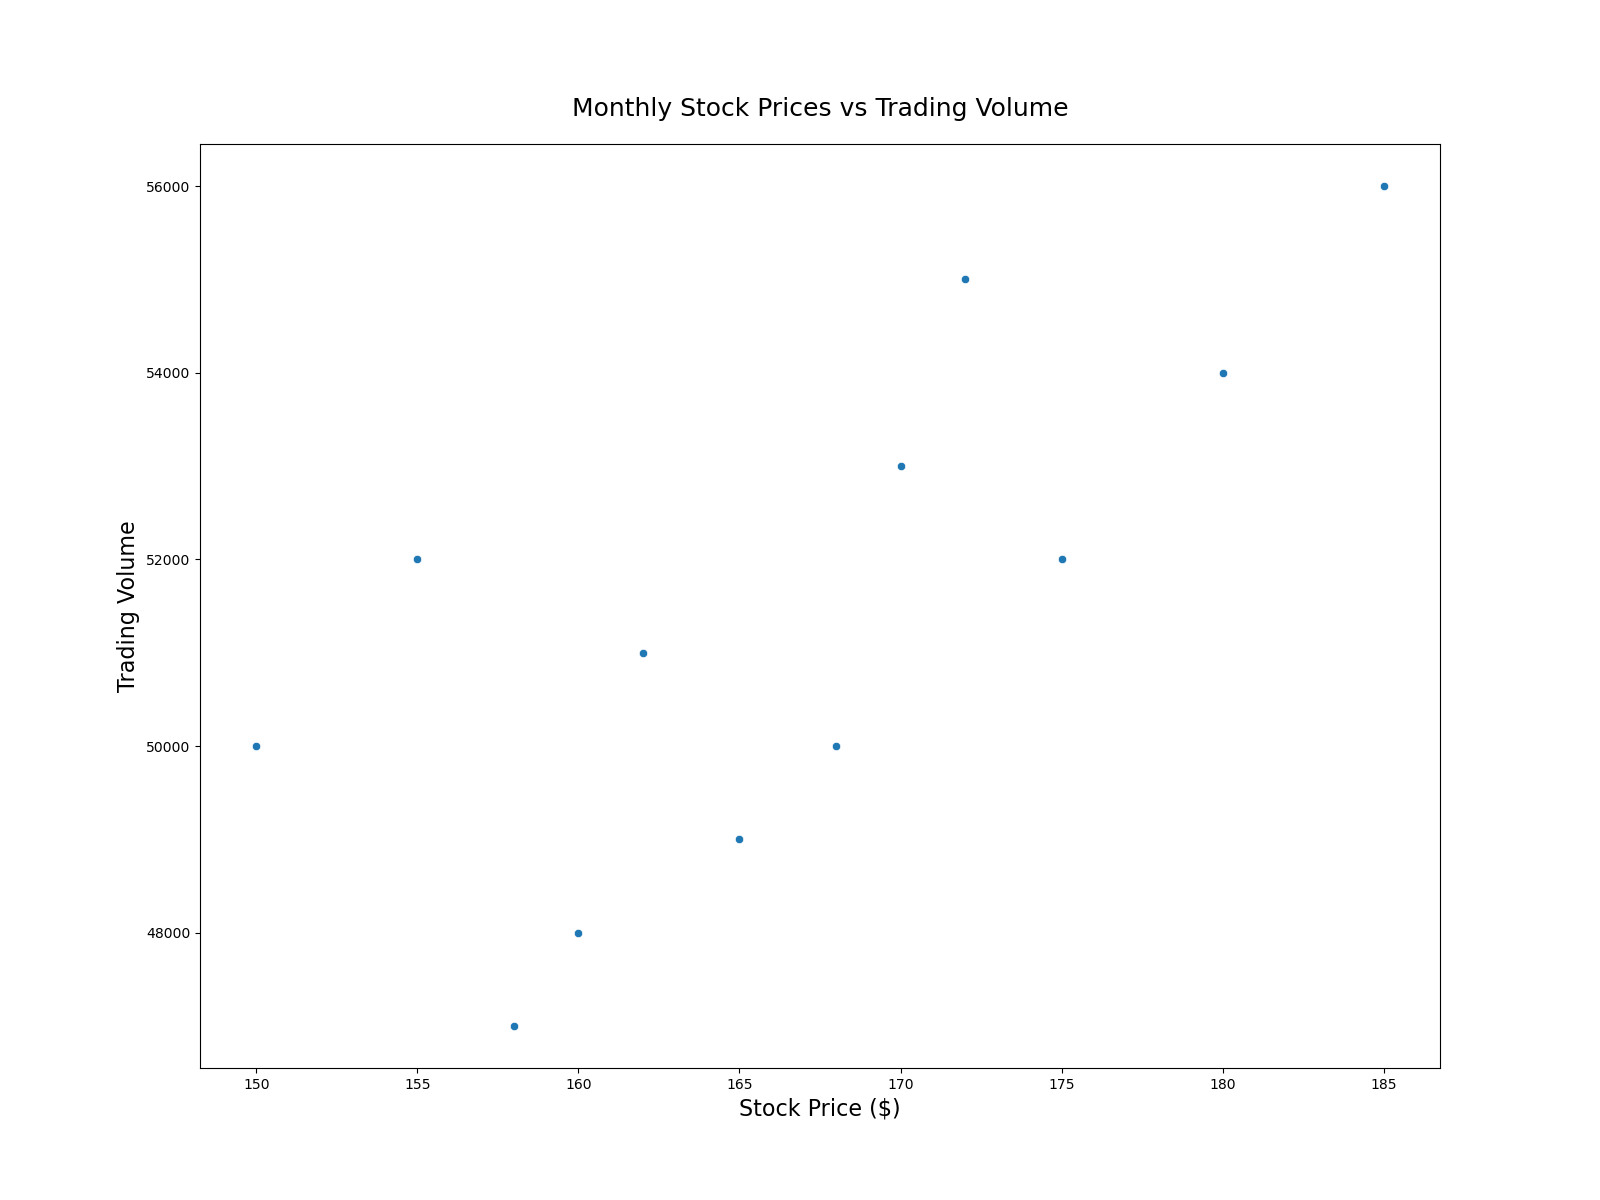

Write the Python code that produced this figure.

import seaborn as sns
import matplotlib.pyplot as plt
import pandas as pd

# Create the DataFrame
data = {
    'Month': ['January', 'February', 'March', 'April', 'May', 'June',
              'July', 'August', 'September', 'October', 'November', 'December'],
    'Stock_Price': [150, 155, 160, 162, 158, 165, 170, 172, 168, 175, 180, 185],
    'Trading_Volume': [50000, 52000, 48000, 51000, 47000, 49000, 53000, 55000, 50000, 52000, 54000, 56000]
}

df = pd.DataFrame(data)

# Create the scatterplot
plt.figure(figsize=(16, 12))
sns.scatterplot(x='Stock_Price', y='Trading_Volume', data=df,
                palette=['#1f77b4', '#ff7f0e'])

plt.title('Monthly Stock Prices vs Trading Volume', fontsize=18, pad=20)
plt.xlabel('Stock Price ($)', fontsize=16)
plt.ylabel('Trading Volume', fontsize=16)

# Display the plot
plt.show()
